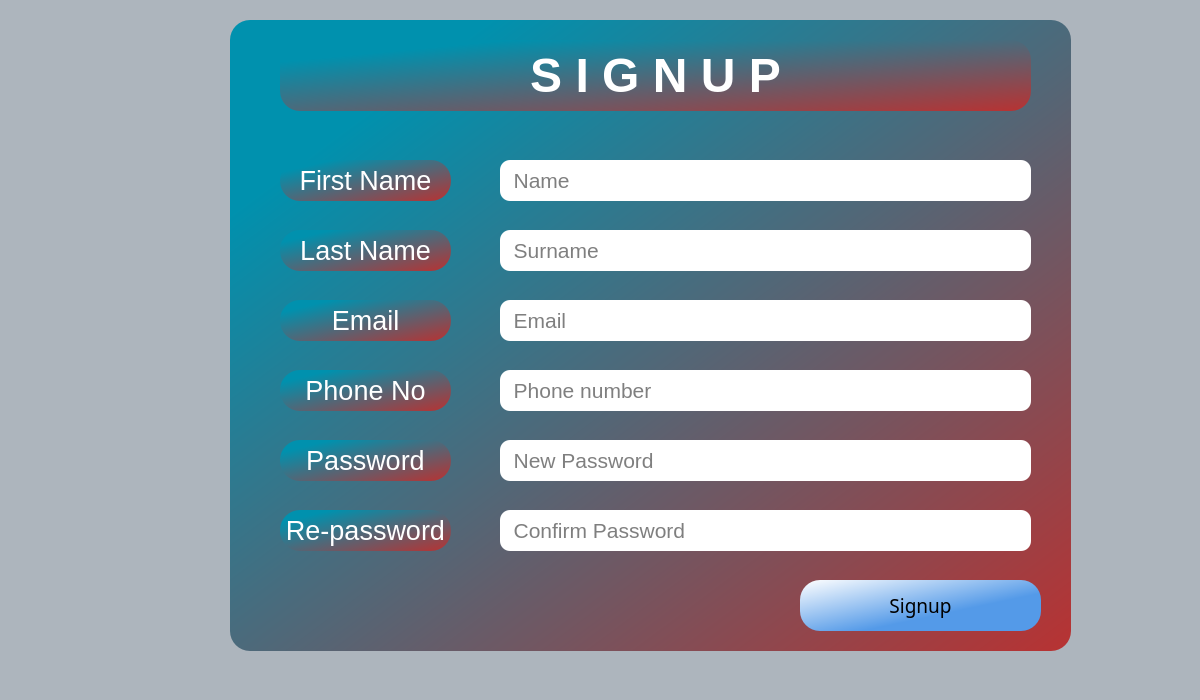
<?xml version="1.0" encoding="UTF-8"?>
<ui version="4.0">
 <class>Signup</class>
 <widget class="QDialog" name="Signup">
  <property name="geometry">
   <rect>
    <x>0</x>
    <y>0</y>
    <width>1200</width>
    <height>700</height>
   </rect>
  </property>
  <property name="windowTitle">
   <string>Dialog</string>
  </property>
  <property name="styleSheet">
   <string notr="true">background-color: rgb(173, 181, 189);</string>
  </property>
  <widget class="QGroupBox" name="groupBox">
   <property name="geometry">
    <rect>
     <x>230</x>
     <y>20</y>
     <width>841</width>
     <height>631</height>
    </rect>
   </property>
   <property name="styleSheet">
    <string notr="true">background-color: qlineargradient(spread:reflect, x1:0, y1:0, x2:1, y2:1, stop:0.153409 rgba(0, 145, 174, 255), stop:1 rgba(184, 50, 50, 255));
border-radius: 20px;</string>
   </property>
   <property name="title">
    <string/>
   </property>
   <widget class="QLabel" name="Signup_2">
    <property name="geometry">
     <rect>
      <x>50</x>
      <y>20</y>
      <width>751</width>
      <height>71</height>
     </rect>
    </property>
    <property name="font">
     <font>
      <family>Segoe UI</family>
      <pointsize>36</pointsize>
      <italic>false</italic>
      <bold>true</bold>
      <strikeout>false</strikeout>
     </font>
    </property>
    <property name="layoutDirection">
     <enum>Qt::LeftToRight</enum>
    </property>
    <property name="autoFillBackground">
     <bool>false</bool>
    </property>
    <property name="styleSheet">
     <string notr="true">font: 600 36pt &quot;Segoe UI&quot;;
color: rgb(255, 255, 255);

</string>
    </property>
    <property name="text">
     <string>&lt;html&gt;&lt;head/&gt;&lt;body&gt;&lt;p&gt;S I G N  U P&lt;/p&gt;&lt;/body&gt;&lt;/html&gt;</string>
    </property>
    <property name="alignment">
     <set>Qt::AlignCenter</set>
    </property>
   </widget>
   <widget class="QPushButton" name="pushButton_signup">
    <property name="geometry">
     <rect>
      <x>570</x>
      <y>560</y>
      <width>241</width>
      <height>51</height>
     </rect>
    </property>
    <property name="sizePolicy">
     <sizepolicy hsizetype="Expanding" vsizetype="Fixed">
      <horstretch>0</horstretch>
      <verstretch>0</verstretch>
     </sizepolicy>
    </property>
    <property name="font">
     <font>
      <family>Arial Rounded MT Bold</family>
      <pointsize>14</pointsize>
      <italic>false</italic>
      <bold>false</bold>
     </font>
    </property>
    <property name="styleSheet">
     <string notr="true">background-color: qlineargradient(spread:reflect, x1:0, y1:0, x2:1, y2:1, stop:0 rgba(255, 255, 255, 255), stop:0.629213 rgba(84, 154, 232, 255));
font: 14pt &quot;Arial Rounded MT Bold&quot;;</string>
    </property>
    <property name="text">
     <string>Signup</string>
    </property>
   </widget>
   <widget class="QLabel" name="Email">
    <property name="geometry">
     <rect>
      <x>50</x>
      <y>280</y>
      <width>171</width>
      <height>41</height>
     </rect>
    </property>
    <property name="font">
     <font>
      <family>Segoe UI</family>
      <pointsize>20</pointsize>
      <italic>false</italic>
      <bold>false</bold>
     </font>
    </property>
    <property name="styleSheet">
     <string notr="true">font: 20pt &quot;Segoe UI&quot;;
color: rgb(255, 255, 255);</string>
    </property>
    <property name="text">
     <string>Email</string>
    </property>
    <property name="alignment">
     <set>Qt::AlignCenter</set>
    </property>
   </widget>
   <widget class="QLabel" name="Fname">
    <property name="geometry">
     <rect>
      <x>50</x>
      <y>140</y>
      <width>171</width>
      <height>41</height>
     </rect>
    </property>
    <property name="font">
     <font>
      <family>Segoe UI</family>
      <pointsize>20</pointsize>
      <italic>false</italic>
      <bold>false</bold>
     </font>
    </property>
    <property name="styleSheet">
     <string notr="true">font: 20pt &quot;Segoe UI&quot;;
color: rgb(255, 255, 255);</string>
    </property>
    <property name="text">
     <string>First Name</string>
    </property>
    <property name="alignment">
     <set>Qt::AlignCenter</set>
    </property>
   </widget>
   <widget class="QLineEdit" name="Phone_2">
    <property name="geometry">
     <rect>
      <x>270</x>
      <y>350</y>
      <width>531</width>
      <height>41</height>
     </rect>
    </property>
    <property name="sizePolicy">
     <sizepolicy hsizetype="Expanding" vsizetype="Minimum">
      <horstretch>0</horstretch>
      <verstretch>0</verstretch>
     </sizepolicy>
    </property>
    <property name="font">
     <font>
      <family>Segoe UI</family>
      <pointsize>16</pointsize>
      <italic>false</italic>
      <bold>false</bold>
     </font>
    </property>
    <property name="styleSheet">
     <string notr="true">background-color: #fff;
font: 16pt &quot;Segoe UI&quot;;
border-radius:10px;</string>
    </property>
    <property name="placeholderText">
     <string>  Phone number</string>
    </property>
   </widget>
   <widget class="QLabel" name="Password">
    <property name="geometry">
     <rect>
      <x>50</x>
      <y>420</y>
      <width>171</width>
      <height>41</height>
     </rect>
    </property>
    <property name="font">
     <font>
      <family>Segoe UI</family>
      <pointsize>20</pointsize>
      <italic>false</italic>
      <bold>false</bold>
     </font>
    </property>
    <property name="styleSheet">
     <string notr="true">font: 20pt &quot;Segoe UI&quot;;
color: rgb(255, 255, 255);</string>
    </property>
    <property name="text">
     <string>Password</string>
    </property>
    <property name="alignment">
     <set>Qt::AlignCenter</set>
    </property>
   </widget>
   <widget class="QLabel" name="RePassword">
    <property name="geometry">
     <rect>
      <x>50</x>
      <y>490</y>
      <width>171</width>
      <height>41</height>
     </rect>
    </property>
    <property name="font">
     <font>
      <family>Segoe UI</family>
      <pointsize>20</pointsize>
      <italic>false</italic>
      <bold>false</bold>
     </font>
    </property>
    <property name="styleSheet">
     <string notr="true">font: 20pt &quot;Segoe UI&quot;;
color: rgb(255, 255, 255);</string>
    </property>
    <property name="text">
     <string>Re-password</string>
    </property>
    <property name="alignment">
     <set>Qt::AlignCenter</set>
    </property>
   </widget>
   <widget class="QLabel" name="Phone">
    <property name="geometry">
     <rect>
      <x>50</x>
      <y>350</y>
      <width>171</width>
      <height>41</height>
     </rect>
    </property>
    <property name="font">
     <font>
      <family>Segoe UI</family>
      <pointsize>20</pointsize>
      <italic>false</italic>
      <bold>false</bold>
     </font>
    </property>
    <property name="styleSheet">
     <string notr="true">font: 20pt &quot;Segoe UI&quot;;
color: rgb(255, 255, 255);</string>
    </property>
    <property name="text">
     <string>Phone No</string>
    </property>
    <property name="alignment">
     <set>Qt::AlignCenter</set>
    </property>
   </widget>
   <widget class="QLineEdit" name="Fname_2">
    <property name="enabled">
     <bool>true</bool>
    </property>
    <property name="geometry">
     <rect>
      <x>270</x>
      <y>140</y>
      <width>531</width>
      <height>41</height>
     </rect>
    </property>
    <property name="sizePolicy">
     <sizepolicy hsizetype="Expanding" vsizetype="Minimum">
      <horstretch>0</horstretch>
      <verstretch>0</verstretch>
     </sizepolicy>
    </property>
    <property name="font">
     <font>
      <family>Segoe UI</family>
      <pointsize>16</pointsize>
      <italic>false</italic>
      <bold>false</bold>
     </font>
    </property>
    <property name="styleSheet">
     <string notr="true">background-color: #fff;
font: 16pt &quot;Segoe UI&quot;;
border-radius:10px;</string>
    </property>
    <property name="placeholderText">
     <string>  Name</string>
    </property>
   </widget>
   <widget class="QLabel" name="Sname">
    <property name="geometry">
     <rect>
      <x>50</x>
      <y>210</y>
      <width>171</width>
      <height>41</height>
     </rect>
    </property>
    <property name="font">
     <font>
      <family>Segoe UI</family>
      <pointsize>20</pointsize>
      <italic>false</italic>
      <bold>false</bold>
     </font>
    </property>
    <property name="styleSheet">
     <string notr="true">font: 20pt &quot;Segoe UI&quot;;
color: rgb(255, 255, 255);</string>
    </property>
    <property name="text">
     <string>Last Name</string>
    </property>
    <property name="alignment">
     <set>Qt::AlignCenter</set>
    </property>
   </widget>
   <widget class="QLineEdit" name="Sname_2">
    <property name="geometry">
     <rect>
      <x>270</x>
      <y>210</y>
      <width>531</width>
      <height>41</height>
     </rect>
    </property>
    <property name="sizePolicy">
     <sizepolicy hsizetype="Expanding" vsizetype="Minimum">
      <horstretch>0</horstretch>
      <verstretch>0</verstretch>
     </sizepolicy>
    </property>
    <property name="font">
     <font>
      <family>Segoe UI</family>
      <pointsize>16</pointsize>
      <italic>false</italic>
      <bold>false</bold>
     </font>
    </property>
    <property name="styleSheet">
     <string notr="true">background-color: #fff;
font: 16pt &quot;Segoe UI&quot;;
border-radius:10px;</string>
    </property>
    <property name="placeholderText">
     <string>  Surname</string>
    </property>
   </widget>
   <widget class="QLineEdit" name="Email_2">
    <property name="geometry">
     <rect>
      <x>270</x>
      <y>280</y>
      <width>531</width>
      <height>41</height>
     </rect>
    </property>
    <property name="sizePolicy">
     <sizepolicy hsizetype="Expanding" vsizetype="Minimum">
      <horstretch>0</horstretch>
      <verstretch>0</verstretch>
     </sizepolicy>
    </property>
    <property name="font">
     <font>
      <family>Segoe UI</family>
      <pointsize>16</pointsize>
      <italic>false</italic>
      <bold>false</bold>
     </font>
    </property>
    <property name="styleSheet">
     <string notr="true">background-color: #fff;
font: 16pt &quot;Segoe UI&quot;;
border-radius:10px;</string>
    </property>
    <property name="placeholderText">
     <string>  Email</string>
    </property>
   </widget>
   <widget class="QLineEdit" name="RePassword_2">
    <property name="geometry">
     <rect>
      <x>270</x>
      <y>490</y>
      <width>531</width>
      <height>41</height>
     </rect>
    </property>
    <property name="sizePolicy">
     <sizepolicy hsizetype="Expanding" vsizetype="Preferred">
      <horstretch>0</horstretch>
      <verstretch>0</verstretch>
     </sizepolicy>
    </property>
    <property name="font">
     <font>
      <family>Segoe UI</family>
      <pointsize>16</pointsize>
      <italic>false</italic>
      <bold>false</bold>
     </font>
    </property>
    <property name="styleSheet">
     <string notr="true">background-color: #fff;
font: 16pt &quot;Segoe UI&quot;;
border-radius:10px;</string>
    </property>
    <property name="echoMode">
     <enum>QLineEdit::Password</enum>
    </property>
    <property name="placeholderText">
     <string>  Confirm Password</string>
    </property>
   </widget>
   <widget class="QLineEdit" name="Password_2">
    <property name="geometry">
     <rect>
      <x>270</x>
      <y>420</y>
      <width>531</width>
      <height>41</height>
     </rect>
    </property>
    <property name="sizePolicy">
     <sizepolicy hsizetype="Expanding" vsizetype="Minimum">
      <horstretch>0</horstretch>
      <verstretch>0</verstretch>
     </sizepolicy>
    </property>
    <property name="font">
     <font>
      <family>Segoe UI</family>
      <pointsize>16</pointsize>
      <italic>false</italic>
      <bold>false</bold>
     </font>
    </property>
    <property name="styleSheet">
     <string notr="true">background-color: #fff;
font: 16pt &quot;Segoe UI&quot;;
border-radius:10px;</string>
    </property>
    <property name="echoMode">
     <enum>QLineEdit::Password</enum>
    </property>
    <property name="placeholderText">
     <string>  New Password</string>
    </property>
   </widget>
  </widget>
 </widget>
 <resources/>
 <connections/>
</ui>
